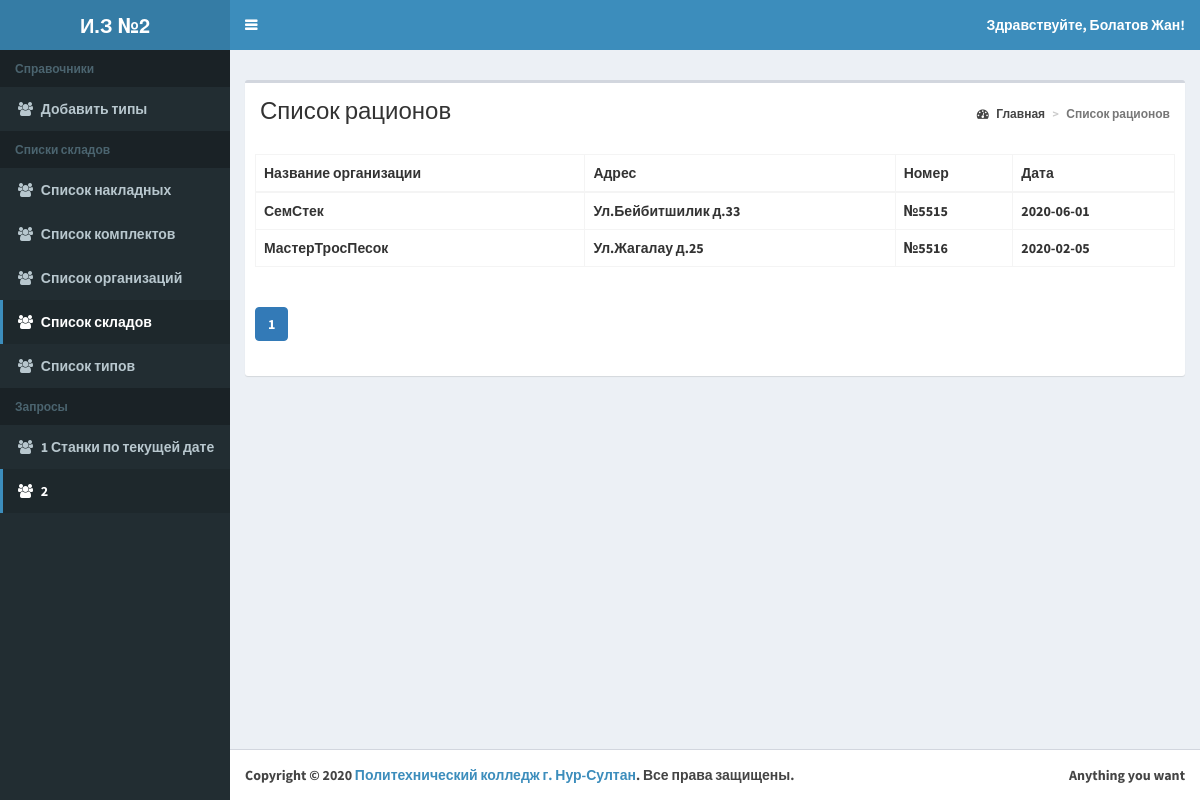
The page /list-sklad.php on the database its author committed.
### tables this page shows
CREATE TABLE `sklad` (
  `sklad_id` bigint(20) NOT NULL,
  `organ_id` bigint(20) NOT NULL,
  `adress` varchar(50) NOT NULL,
  `kol_vo` varchar(50) NOT NULL
);

CREATE TABLE `organ` (
  `organ_id` bigint(20) NOT NULL,
  `name` varchar(50) NOT NULL,
  `date_start` date NOT NULL
);

### classes/BaseMap.php (called while the page is built, shortened)
<?php
abstract class BaseMap extends config{
	function __construct()
	{
	try
	{
	$this->db = new
	PDO('mysql:host='.self::HOST.';dbname='.self::DB_NAME, self::DB_USER, self::DB_PASSWORD);
	}
	catch(PDOException $e){
		echo $e->getmessage();
	}
	}
}
?>

### classes/SkladMap.php (called while the page is built, shortened)
<?php
class SkladMap extends basemap {
    public function findAll($ofset=0,$limit=30){
        $res = $this->db->query("SELECT sklad.sklad_id,sklad.adress, organ.name AS organ_id,sklad.kol_vo, o.date_start as date_start"
            . " FROM sklad
            INNER JOIN organ ON sklad.organ_id=organ.organ_id
            INNER JOIN organ o ON sklad.organ_id=o.organ_id
             LIMIT $ofset,$limit");
        return $res->fetchAll(PDO::FETCH_OBJ);
    }
}

### list-sklad.php (the view, shortened to what this page needs)
<?php
$size = 4;
if (isset($_GET['page'])) {
    $page = Helper::clearInt($_GET['page']);
} else {
    $page = 1;
}
$skMap = new SkladMap();
$sks = $skMap->findAll($page*$size-$size, $size);
$header = 'Список рационов';
require_once 'template/header.php';?>
    <div class="row">
        <div class="col-xs-12">
            <div class="box">
                <section class="content-header">
                    <h1><?=$header;?></h1>
                    <ol class="breadcrumb">
                        <li><a href="/index.php"><i class="fa fa-dashboard"></i> Главная</a></li>
                        <li class="active"><?=$header;?></li>
                    </ol>
                </section>
                <div class="box-body">
                </div>
                <div class="box-body">
                    <?php
                    if ($sks) {
                        ?>
                        <table id="example2" class="table table-bordered table-hover">
                            <thead>
                            <tr>
                                <th>Название организации</th>
                                <th>Адрес</th>
                                <th>Номер</th>
                                <th>Дата</th>
                            </tr>
                            </thead>
                            <tbody>
                            <?php
                            foreach ($sks as $sk) {
                                echo '<tr>';
                                echo '<td>'.$sk->organ_id.'</td>';
                                echo '<td>'.$sk->adress.'</td>';
                                echo '<td>'.$sk->kol_vo.'</td>';
                                echo '<td>'.$sk->date_start.'</td>';
                                echo '</tr>';
                            }
                            ?>
                            </tbody>
                        </table>
                    <?php } else {
                        echo 'Ни одного рациона не найдено';
                    } ?>
                </div>
                <div class="box-body">
                </div>
            </div>
        </div>
    </div>
<?php
require_once 'template/footer.php';
?>

### rows shown on the page
sklad: organ.name "СемСтек", adress "Ул.Бейбитшилик д.33", kol_vo "№5515", organ.date_start "2020-06-01"
sklad: organ.name "МастерТросПесок", adress "Ул.Жагалау д.25", kol_vo "№5516", organ.date_start "2020-02-05"

### other values the page prints
$text "Добавить типы Список накладных Список комплектов Список организаций Список складов Список типов 1 Станки по текущей дате 2"
$header "Список рационов"
